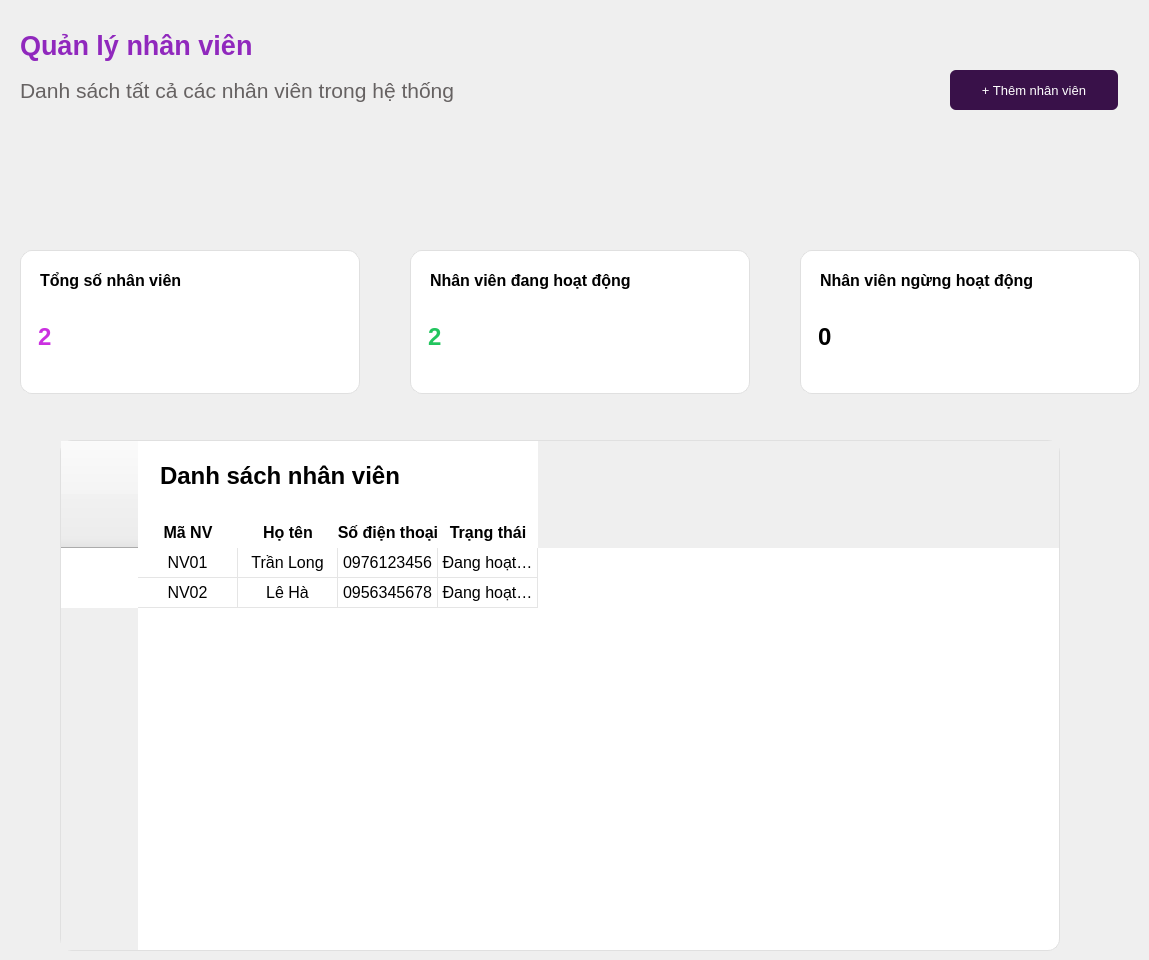
    <widget class="QWidget" name="page_8">
     <widget class="QLabel" name="label_43">
      <property name="geometry">
       <rect>
        <x>20</x>
        <y>30</y>
        <width>481</width>
        <height>91</height>
       </rect>
      </property>
      <property name="font">
       <font>
        <family>Arial</family>
        <pointsize>20</pointsize>
        <weight>75</weight>
        <bold>true</bold>
       </font>
      </property>
      <property name="text">
       <string>&lt;html&gt;&lt;head/&gt;&lt;body&gt;&lt;p&gt;&lt;span style=&quot; color:#9028bd;&quot;&gt;Quản lý nhân viên&lt;/span&gt;&lt;/p&gt;&lt;p&gt;&lt;span style=&quot; font-size:16pt; font-weight:400; color:#666262;&quot;&gt;Danh sách tất cả các nhân viên trong hệ thống&lt;/span&gt;&lt;br/&gt;&lt;/p&gt;&lt;/body&gt;&lt;/html&gt;</string>
      </property>
     </widget>
     <widget class="QLineEdit" name="lne_sumStaff">
      <property name="geometry">
       <rect>
        <x>20</x>
        <y>250</y>
        <width>340</width>
        <height>144</height>
       </rect>
      </property>
      <property name="font">
       <font>
        <family>Arial</family>
        <pointsize>18</pointsize>
        <weight>75</weight>
        <bold>true</bold>
       </font>
      </property>
      <property name="styleSheet">
       <string notr="true">QLineEdit{
border:1px solid #e0e0e0;
border-radius:12px;
padding-top:30px;
padding-left:15px;
color:#CB30E0; 
}</string>
      </property>
      <property name="text">
       <string>2</string>
      </property>
     </widget>
     <widget class="QLineEdit" name="lne_unaStaff">
      <property name="geometry">
       <rect>
        <x>800</x>
        <y>250</y>
        <width>340</width>
        <height>144</height>
       </rect>
      </property>
      <property name="font">
       <font>
        <family>Arial</family>
        <pointsize>18</pointsize>
        <weight>75</weight>
        <bold>true</bold>
       </font>
      </property>
      <property name="styleSheet">
       <string notr="true">QLineEdit{
border:1px solid #e0e0e0;
border-radius:12px;
padding-top:30px;
padding-left:15px;
color: black;
}</string>
      </property>
      <property name="text">
       <string>0</string>
      </property>
     </widget>
     <widget class="QLabel" name="label_45">
      <property name="geometry">
       <rect>
        <x>820</x>
        <y>260</y>
        <width>241</width>
        <height>41</height>
       </rect>
      </property>
      <property name="font">
       <font>
        <family>Arial</family>
        <pointsize>12</pointsize>
        <weight>75</weight>
        <bold>true</bold>
       </font>
      </property>
      <property name="text">
       <string>Nhân viên ngừng hoạt động</string>
      </property>
     </widget>
     <widget class="QLabel" name="label_46">
      <property name="geometry">
       <rect>
        <x>40</x>
        <y>260</y>
        <width>241</width>
        <height>41</height>
       </rect>
      </property>
      <property name="font">
       <font>
        <family>Arial</family>
        <pointsize>12</pointsize>
        <weight>75</weight>
        <bold>true</bold>
       </font>
      </property>
      <property name="text">
       <string>Tổng số nhân viên</string>
      </property>
     </widget>
     <widget class="QLineEdit" name="lne_aStaff">
      <property name="geometry">
       <rect>
        <x>410</x>
        <y>250</y>
        <width>340</width>
        <height>144</height>
       </rect>
      </property>
      <property name="font">
       <font>
        <family>Arial</family>
        <pointsize>18</pointsize>
        <weight>75</weight>
        <bold>true</bold>
       </font>
      </property>
      <property name="styleSheet">
       <string notr="true">QLineEdit{
border:1px solid #e0e0e0;
border-radius:12px;
padding-top:30px;
padding-left:15px;
color:#22C55E; 
}</string>
      </property>
      <property name="text">
       <string>2</string>
      </property>
     </widget>
     <widget class="QLabel" name="label_44">
      <property name="geometry">
       <rect>
        <x>430</x>
        <y>260</y>
        <width>241</width>
        <height>41</height>
       </rect>
      </property>
      <property name="font">
       <font>
        <family>Arial</family>
        <pointsize>12</pointsize>
        <weight>75</weight>
        <bold>true</bold>
       </font>
      </property>
      <property name="text">
       <string>Nhân viên đang hoạt động</string>
      </property>
     </widget>
     <widget class="QTableWidget" name="tableWidget_Staff">
      <property name="geometry">
       <rect>
        <x>60</x>
        <y>440</y>
        <width>1000</width>
        <height>511</height>
       </rect>
      </property>
      <property name="styleSheet">
       <string notr="true">QTableWidget{
    background:white;
	border:1px solid #e0e0e0;
	border-radius:12px;
    gridline-color:#e5e5e5;
}

QHeaderView::section{
    background:white;
    border:none;
    font-weight:bold;
	font-size:16px;
    qproperty-alignment: AlignCenter;
    padding-top:75px;
}

QTableWidget::item{
    padding:8px;
	font-size:12px;
}</string>
      </property>
      <row>
       <property name="text">
        <string>1</string>
       </property>
      </row>
      <row>
       <property name="text">
        <string>New Row</string>
       </property>
      </row>
      <column>
       <property name="text">
        <string>Mã NV</string>
       </property>
       <property name="font">
        <font>
         <family>Arial</family>
         <pointsize>18</pointsize>
         <weight>75</weight>
         <bold>true</bold>
        </font>
       </property>
      </column>
      <column>
       <property name="text">
        <string>Họ tên</string>
       </property>
       <property name="font">
        <font>
         <family>Arial</family>
         <pointsize>18</pointsize>
         <weight>75</weight>
         <bold>true</bold>
        </font>
       </property>
      </column>
      <column>
       <property name="text">
        <string>Số điện thoại</string>
       </property>
       <property name="font">
        <font>
         <family>Arial</family>
         <pointsize>18</pointsize>
         <weight>75</weight>
         <bold>true</bold>
        </font>
       </property>
      </column>
      <column>
       <property name="text">
        <string>Trạng thái</string>
       </property>
       <property name="font">
        <font>
         <family>Arial</family>
         <pointsize>18</pointsize>
         <weight>75</weight>
         <bold>true</bold>
        </font>
       </property>
      </column>
      <item row="0" column="0">
       <property name="text">
        <string>NV01</string>
       </property>
       <property name="font">
        <font>
         <family>Arial</family>
         <pointsize>12</pointsize>
        </font>
       </property>
       <property name="textAlignment">
        <set>AlignCenter</set>
       </property>
      </item>
      <item row="0" column="1">
       <property name="text">
        <string>Trần Long</string>
       </property>
       <property name="font">
        <font>
         <family>Arial</family>
         <pointsize>12</pointsize>
        </font>
       </property>
       <property name="textAlignment">
        <set>AlignCenter</set>
       </property>
      </item>
      <item row="0" column="2">
       <property name="text">
        <string>0976123456</string>
       </property>
       <property name="font">
        <font>
         <family>Arial</family>
         <pointsize>12</pointsize>
        </font>
       </property>
       <property name="textAlignment">
        <set>AlignCenter</set>
       </property>
      </item>
      <item row="0" column="3">
       <property name="text">
        <string>Đang hoạt động</string>
       </property>
       <property name="font">
        <font>
         <family>Arial</family>
         <pointsize>12</pointsize>
        </font>
       </property>
       <property name="textAlignment">
        <set>AlignCenter</set>
       </property>
      </item>
      <item row="1" column="0">
       <property name="text">
        <string>NV02</string>
       </property>
       <property name="font">
        <font>
         <family>Arial</family>
         <pointsize>12</pointsize>
        </font>
       </property>
       <property name="textAlignment">
        <set>AlignCenter</set>
       </property>
       <property name="foreground">
        <brush brushstyle="NoBrush">
         <color alpha="255">
          <red>3</red>
          <green>0</green>
          <blue>0</blue>
         </color>
        </brush>
       </property>
      </item>
      <item row="1" column="1">
       <property name="text">
        <string>Lê Hà</string>
       </property>
       <property name="font">
        <font>
         <family>Arial</family>
         <pointsize>12</pointsize>
        </font>
       </property>
       <property name="textAlignment">
        <set>AlignCenter</set>
       </property>
      </item>
      <item row="1" column="2">
       <property name="text">
        <string>0956345678</string>
       </property>
       <property name="font">
        <font>
         <family>Arial</family>
         <pointsize>12</pointsize>
        </font>
       </property>
       <property name="textAlignment">
        <set>AlignCenter</set>
       </property>
      </item>
      <item row="1" column="3">
       <property name="text">
        <string>Đang hoạt động</string>
       </property>
       <property name="font">
        <font>
         <family>Arial</family>
         <pointsize>12</pointsize>
        </font>
       </property>
       <property name="textAlignment">
        <set>AlignCenter</set>
       </property>
      </item>
     </widget>
     <widget class="QLabel" name="label_48">
      <property name="geometry">
       <rect>
        <x>160</x>
        <y>460</y>
        <width>381</width>
        <height>31</height>
       </rect>
      </property>
      <property name="font">
       <font>
        <family>Arial</family>
        <pointsize>18</pointsize>
        <weight>75</weight>
        <bold>true</bold>
       </font>
      </property>
      <property name="text">
       <string>Danh sách nhân viên</string>
      </property>
     </widget>
     <widget class="QPushButton" name="pb_addStaff">
      <property name="geometry">
       <rect>
        <x>950</x>
        <y>70</y>
        <width>168</width>
        <height>40</height>
       </rect>
      </property>
      <property name="font">
       <font>
        <family>Arial</family>
        <pointsize>10</pointsize>
       </font>
      </property>
      <property name="styleSheet">
       <string notr="true">QPushButton {
    border: none;
    padding: 10px 15px;
    color: white;
	background-color: #391149;
 	border-radius: 6px
}
</string>
      </property>
      <property name="text">
       <string>+ Thêm nhân viên</string>
      </property>
     </widget>
    </widget>
